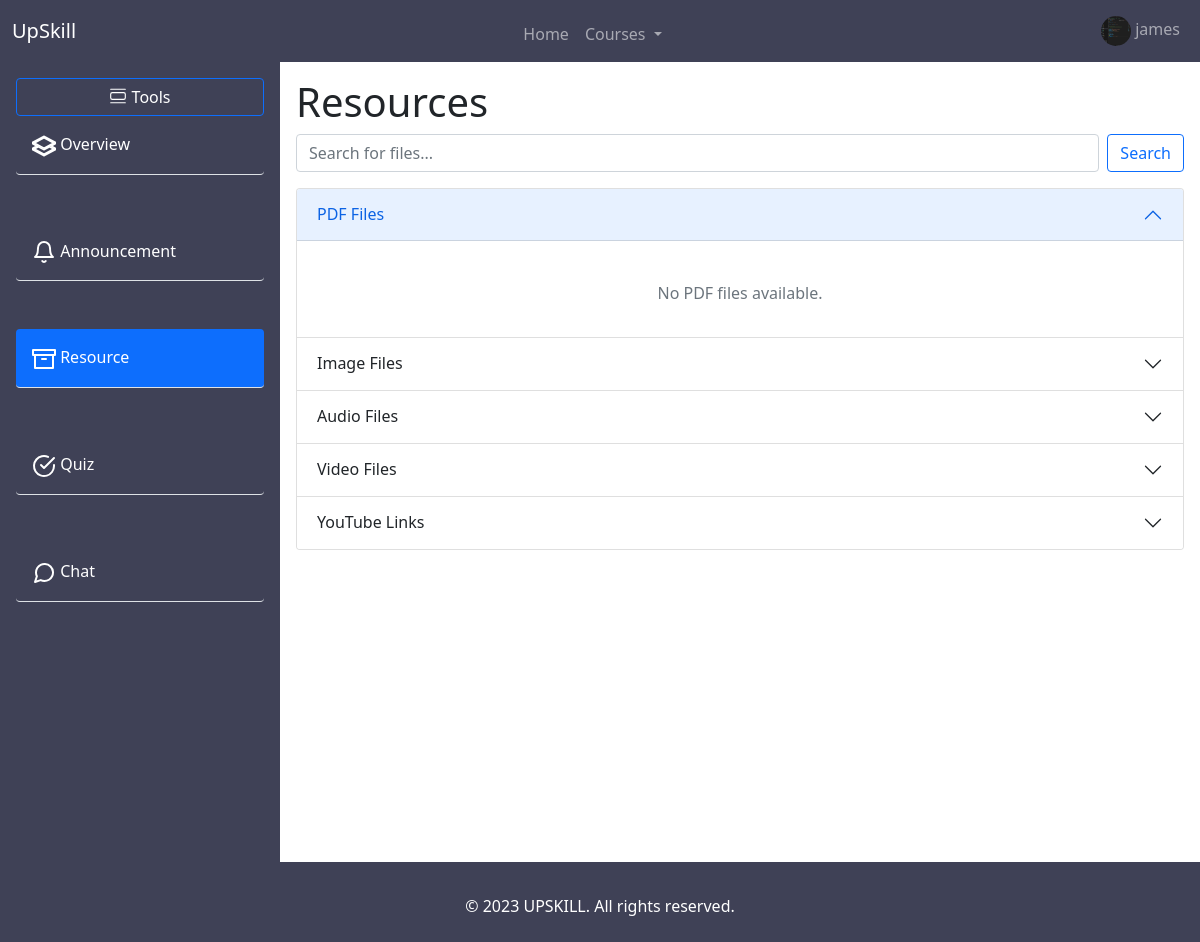
The app's page /course/2/resource (signed in) with its own data.
### myapp/models.py (models this page shows)
class User(AbstractUser):
    is_tutor = models.BooleanField("Is Tutor",default=False)
    is_learner = models.BooleanField("Is Learner", default=False)
    is_email_verified = models.BooleanField(default=False)
    first_name = models.CharField(max_length=30, blank=False, null=False)
    last_name = models.CharField(max_length=30, blank=False, null=False)
    bio = models.TextField(blank=True, null=True)
    avatar = models.ImageField(null=True, blank=True, default="avatar.svg")

### course/views/resource_page.py (the view)
# urls.py: path('course/<str:pk>/resource', resource_page.resourcePage, name='resource'),
def resourcePage(request, pk):
    employee = request.user
    participants = Participants.objects.filter(user=employee)
    courses = [participant.course for participant in participants]
    myCourse = Course.objects.filter(pk=pk)
    q = request.GET.get('q', '')
    files_by_type = {
        'pdf': 'pdf_files',
        'image': 'image_files',
        'audio': 'audio_files',
        'video': 'video_files',
        'link': 'youtube_links',
    }
    file_types = files_by_type.keys()
    resources = {}
    for file_type in file_types:
        resources[files_by_type[file_type]] = Resource.objects.filter(
            Q(name__icontains=q) |
            Q(description__icontains=q) |
            Q(file__icontains=q) |
            Q(youtubeLink__icontains=q) |
            Q(file_type__icontains=q),
            file_type=file_type,
            course__in=myCourse
        ).order_by('-updated')
    context = {
        'course': Course.objects.get(id=pk),
        'courses': courses,
        **resources
    }
    return render(request, "page/resource_page.html", context)

### course/models.py (called while the page is built)
    def __str__(self):
        return self.name

### course/templates/page/resource_page.html (shortened to what this page needs)
{% extends 'main.html' %}
{% load static %}
{% block content %}
<h1>Resources</h1>
<form class="d-flex mb-3" action="{% url 'resource' course.id %}" method="GET">
    <input class="form-control me-2" type="text" placeholder="Search for files..." name="q" aria-label="Search" />
    <button class="btn btn-outline-primary" type="submit">Search</button>
</form>
<div class="accordion" id="resourceAccordion">
    <div class="accordion-item">
        <h2 class="accordion-header" id="headingPDF">
            <button class="accordion-button" type="button" data-bs-toggle="collapse" data-bs-target="#collapsePDF" aria-expanded="true" aria-controls="collapsePDF">
                PDF Files
            </button>
        </h2>
        <div id="collapsePDF" class="accordion-collapse collapse show" aria-labelledby="headingPDF" data-bs-parent="#resourceAccordion">
            <div class="accordion-body">
                {% include 'page/resource_pages/pdf.html' %}
            </div>
        </div>
    </div>
    <div class="accordion-item">
        <h2 class="accordion-header" id="headingImage">
            <button class="accordion-button collapsed" type="button" data-bs-toggle="collapse" data-bs-target="#collapseImage" aria-expanded="false" aria-controls="collapseImage">
                Image Files
            </button>
        </h2>
    </div>
    <div class="accordion-item">
        <h2 class="accordion-header" id="headingAudio">
            <button class="accordion-button collapsed" type="button" data-bs-toggle="collapse" data-bs-target="#collapseAudio" aria-expanded="false" aria-controls="collapseAudio">
                Audio Files
            </button>
        </h2>
    </div>
    <div class="accordion-item">
        <h2 class="accordion-header" id="headingVideo">
            <button class="accordion-button collapsed" type="button" data-bs-toggle="collapse" data-bs-target="#collapseVideo" aria-expanded="false" aria-controls="collapseVideo">
                Video Files
            </button>
        </h2>
    </div>
    <div class="accordion-item">
        <h2 class="accordion-header" id="headingYoutube">
            <button class="accordion-button collapsed" type="button" data-bs-toggle="collapse" data-bs-target="#collapseYoutube" aria-expanded="false" aria-controls="collapseYoutube">
                YouTube Links
            </button>
        </h2>
    </div>
</div>
{% endblock %}

### templates/main_navbar.html (shortened to what this page needs)
<nav
  class="navbar navbar-expand-lg navbar-dark"
  style="background-color: #3f4156"
>
  <div class="container-fluid">
    <a class="navbar-brand" href="{% url 'learner-home' request.user %}"
      >UpSkill</a
    >
    <div class="collapse navbar-collapse" id="navbarSupportedContent">
      {% if request.user.is_authenticated %}
      <ul class="navbar-nav m-auto mb-2 mb-lg-0">
        <li class="nav-item">
          <a
            class="nav-link {% if request.resolver_match.view_name == 'learner-home' %} active {% endif %}"
            aria-current="page"
            href="{% url 'learner-home' request.user %}"
            >Home</a
          >
        </li>
        {% with request.resolver_match.url_name as url_name %} {% if courses %}
        <li class="nav-item dropdown">
          <a
            class="nav-link dropdown-toggle"
            href="#"
            id="navbarDarkDropdownMenuLink"
            role="button"
            data-bs-toggle="dropdown"
            aria-expanded="false"
          >
            Courses
          </a>
        </li>
        {% endif %} {% endwith %}
      </ul>
      {% endif %}
      <div>
        <ul class="navbar-nav">
          <li class="nav-item dropstart">
            <a
              class="nav-link dropdown-toggle"
              href="#"
              id="navbarDarkDropdownMenuLink"
              role="button"
              data-bs-toggle="dropdown"
              aria-expanded="false"
            >
              <img
                src="{{request.user.avatar.url}}"
                alt="user"
                class="image-icon"
                style="width: 30px; height:30px; border-radius: 50%; "
              />
              {{request.user.username}}
            </a>
          </li>
        </ul>
      </div>
    </div>
  </div>
</nav>

### static/css/employee_page.css (style rules this page uses)
* { box-sizing: border-box; margin: 0; padding: 0; list-style: none; text-decoration: none !important; box-sizing: border-box; }
.dropstart .dropdown-toggle::before { display: none !important; }

### records on screen
User: user.avatar (picture), user.username "james"
